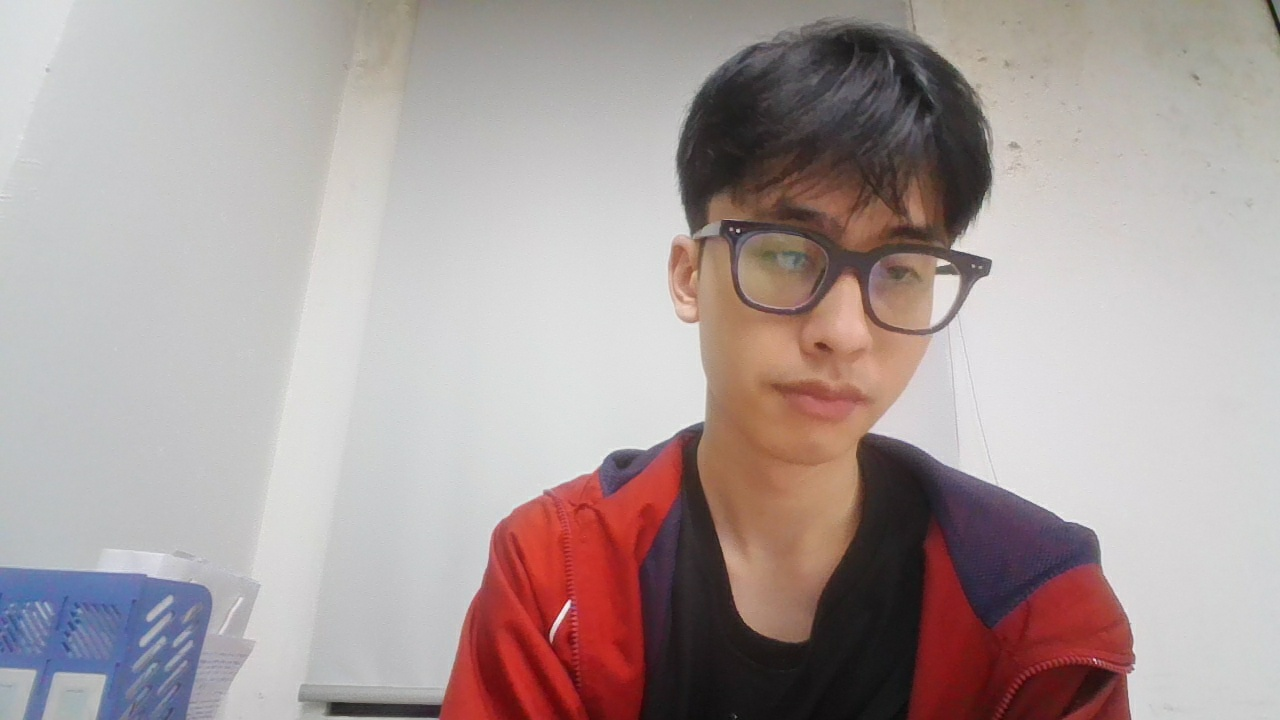
#> input picture AICamera/captured_images/20260225_183442.jpg, 1280 x 720 px; its folder holds only this picture in this run
$ python -i '1.3 Xu li hinh thai hoc.py'   (imports and definitions only)
#> lines starting #> are read from the running program, lines starting #| are printed output that depends on the picture; after the words box and inside, x2 and y2 are one past the last pixel; in counts of white or black regions, pixels touching at a corner belong together
#> further down, picture is the input picture: shape (720, 1280, 3); mean B, G, R 156.8, 158, 171.1
import cv2
import numpy as np
import matplotlib.pyplot as plt
import os

def tach_phan_hoa(img_bgr):
    # 1. Chuyển sang grayscale
    gray = cv2.cvtColor(img_bgr, cv2.COLOR_BGR2GRAY)
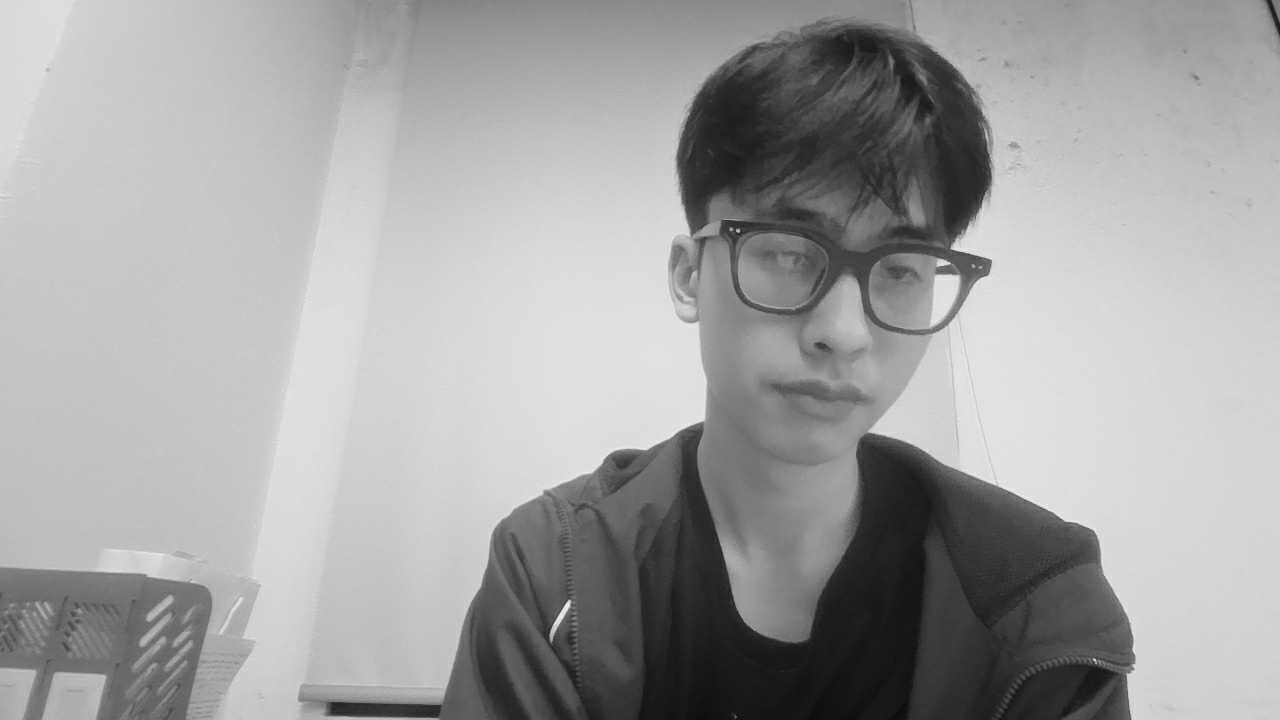
#> gray: shape (720, 1280); min 9, max 242, mean 161.8

    # 2. Làm mờ để giảm nhiễu
    blur = cv2.GaussianBlur(gray, (5,5), 0)

    # 3. Ngưỡng thích nghi để tách nền
    thresh = cv2.adaptiveThreshold(
        blur, 255,
        cv2.ADAPTIVE_THRESH_GAUSSIAN_C,
        cv2.THRESH_BINARY_INV, 99, 7)
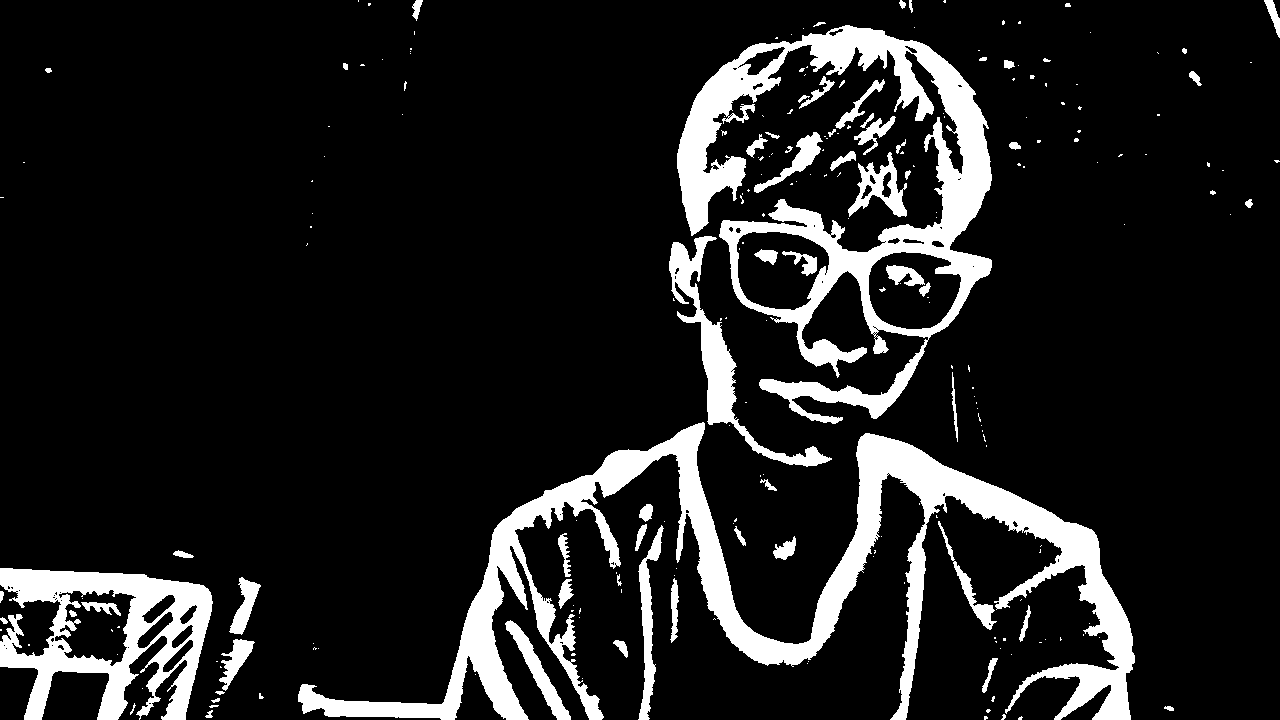
#> thresh: shape (720, 1280); 12.5% white; 233 white regions (165 under 20 px), largest, box (x1, y1, x2, y2) and area: (298, 422, 1135, 720) 45796, (677, 25, 992, 424) 33530, (0, 568, 213, 720) 14918

    # 4. Morphology Closing mạnh hơn + Opening để làm sạch nhiễu
    kernel = cv2.getStructuringElement(cv2.MORPH_ELLIPSE, (15,15))
    mask = cv2.morphologyEx(thresh, cv2.MORPH_CLOSE, kernel, iterations=6)
#> mask: shape (720, 1280); 37.7% white; 14 white regions (8 under 20 px), largest, box (x1, y1, x2, y2) and area: (0, 0, 1216, 720) 337643, (343, 0, 423, 115) 5870, (1197, 160, 1280, 215) 2510, (1250, 0, 1280, 63) 765, (0, 163, 22, 198) 277, (45, 68, 52, 73) 27
    mask = cv2.morphologyEx(mask, cv2.MORPH_OPEN, kernel, iterations=2)
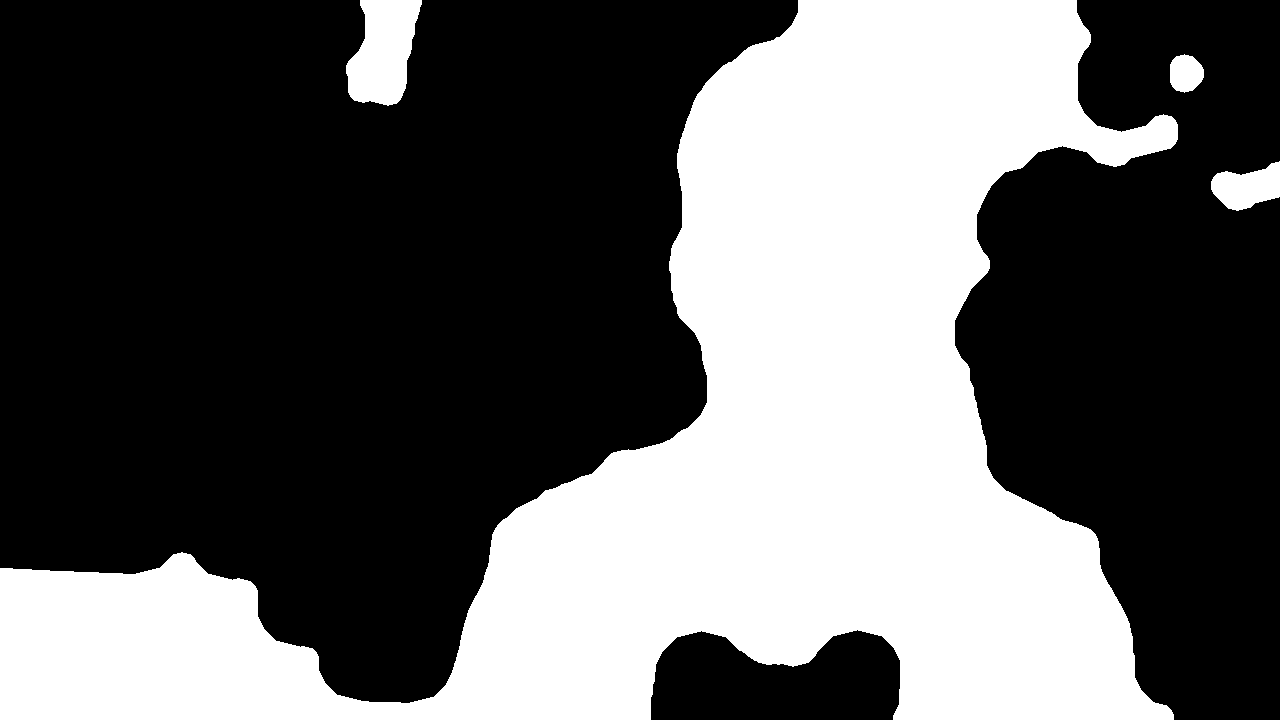
#> mask: shape (720, 1280); 37.4% white; 4 white regions

    # 5. Lấy contour lớn nhất (đối tượng chính)
    contours, _ = cv2.findContours(mask, cv2.RETR_EXTERNAL, cv2.CHAIN_APPROX_SIMPLE)
#> contours = 4 contours; box (x1, y1, x2, y2) and area: (0, 0, 1178, 720) 333326, (346, 0, 422, 106) 5503, (1211, 161, 1280, 211) 2164, (1170, 54, 1204, 93) 973
    contours = sorted(contours, key=cv2.contourArea, reverse=True)

    mask_clean = np.zeros_like(mask)
    if len(contours) > 0:
        cv2.drawContours(mask_clean, [contours[0]], -1, 255, thickness=-1)
#> mask_clean: shape (720, 1280); 36.4% white; 1 white region, box (x1, y1, x2, y2) and area: (0, 0, 1178, 720) 335348

    # 6. Lấp kín các lỗ bên trong đối tượng
    mask_clean = cv2.morphologyEx(mask_clean, cv2.MORPH_CLOSE, kernel, iterations=8)
#> mask_clean: shape (720, 1280); 37.3% white; 1 white region, box (x1, y1, x2, y2) and area: (0, 0, 1178, 720) 343843

    # 7. Giữ lại vùng đối tượng
    result = cv2.bitwise_and(img_bgr, img_bgr, mask=mask_clean)
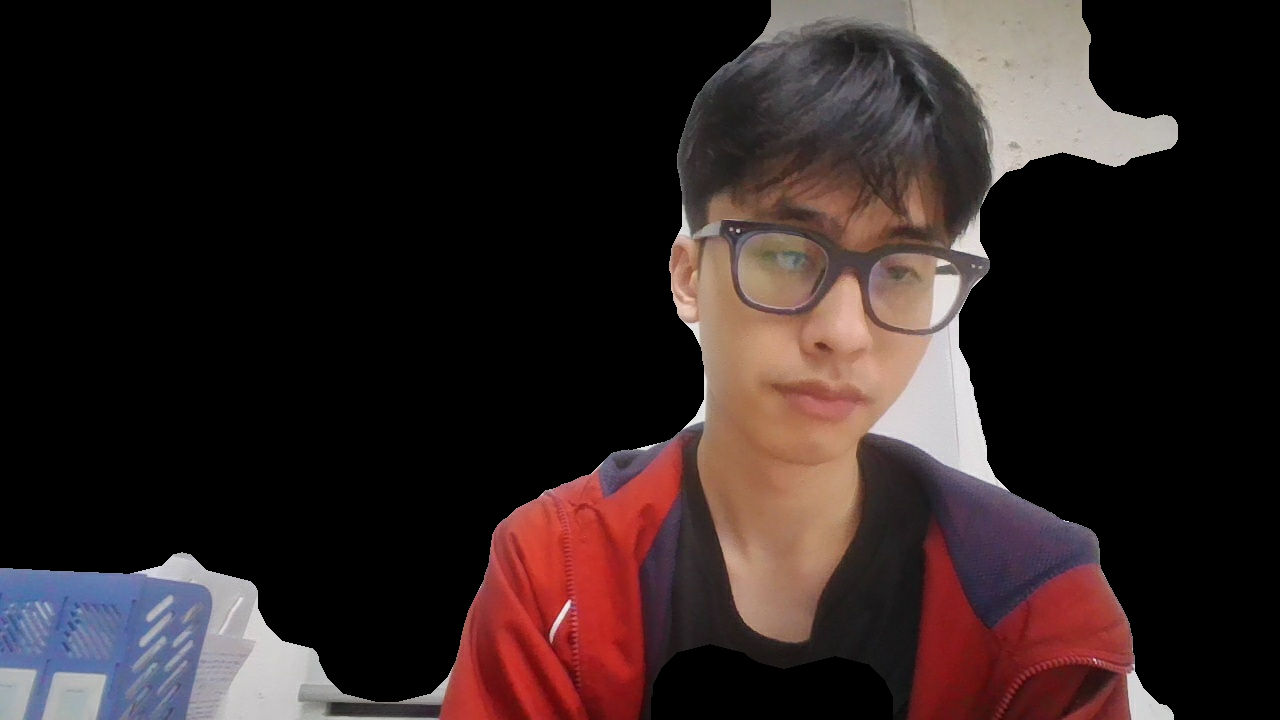
#> result: shape (720, 1280, 3); mean B, G, R 34.4, 35.1, 47.8

    # Trả về các ảnh trung gian
    return thresh, mask, mask_clean, result


# ---- MAIN ----
# [42 lines not run here, left out]

>>> import cv2
>>> picture = cv2.imread('captured_images/20260225_183442.jpg')
>>> result = tach_phan_hoa(picture)

$ run again, on AICamera/captured_images/20260225_183444.jpg
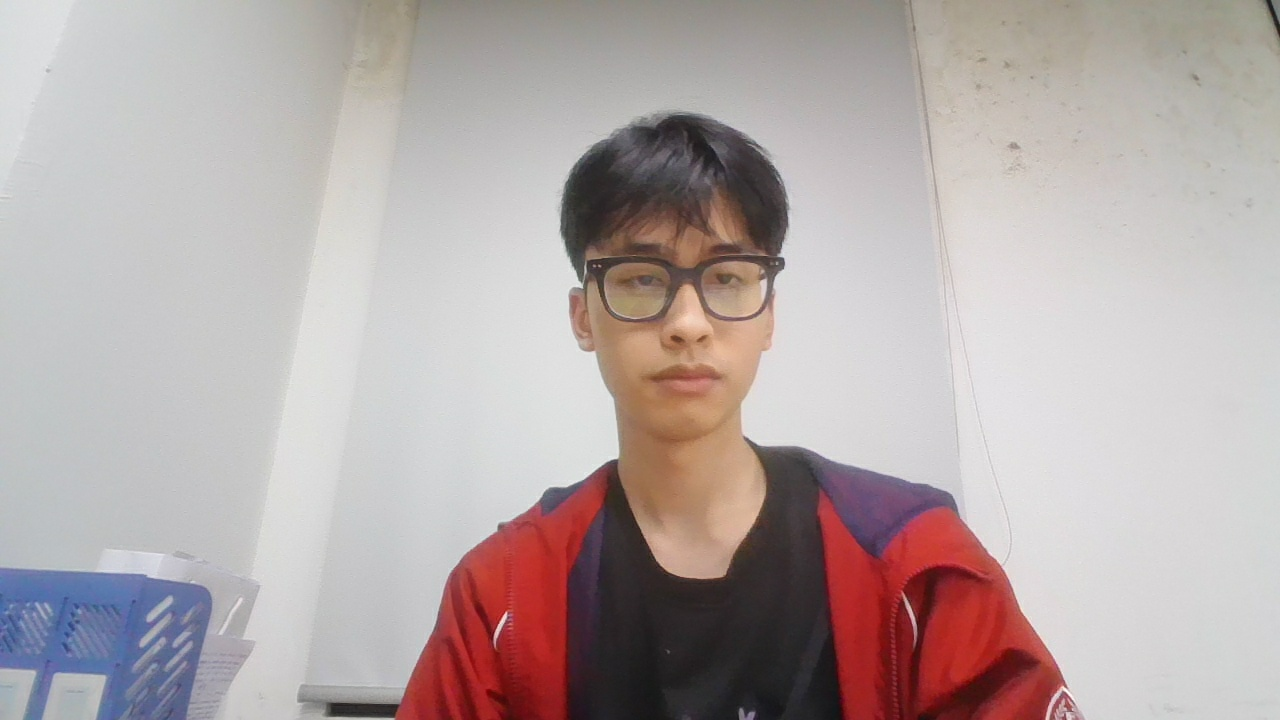
#> input picture AICamera/captured_images/20260225_183444.jpg, 1280 x 720 px
#> picture is the input picture: shape (720, 1280, 3); mean B, G, R 167.7, 168.4, 180.1
#> in tach_phan_hoa, `thresh = cv2.adaptiveThreshold( blur, 255, cv2.ADAPTIVE_THRESH_GAUSSIA..`:
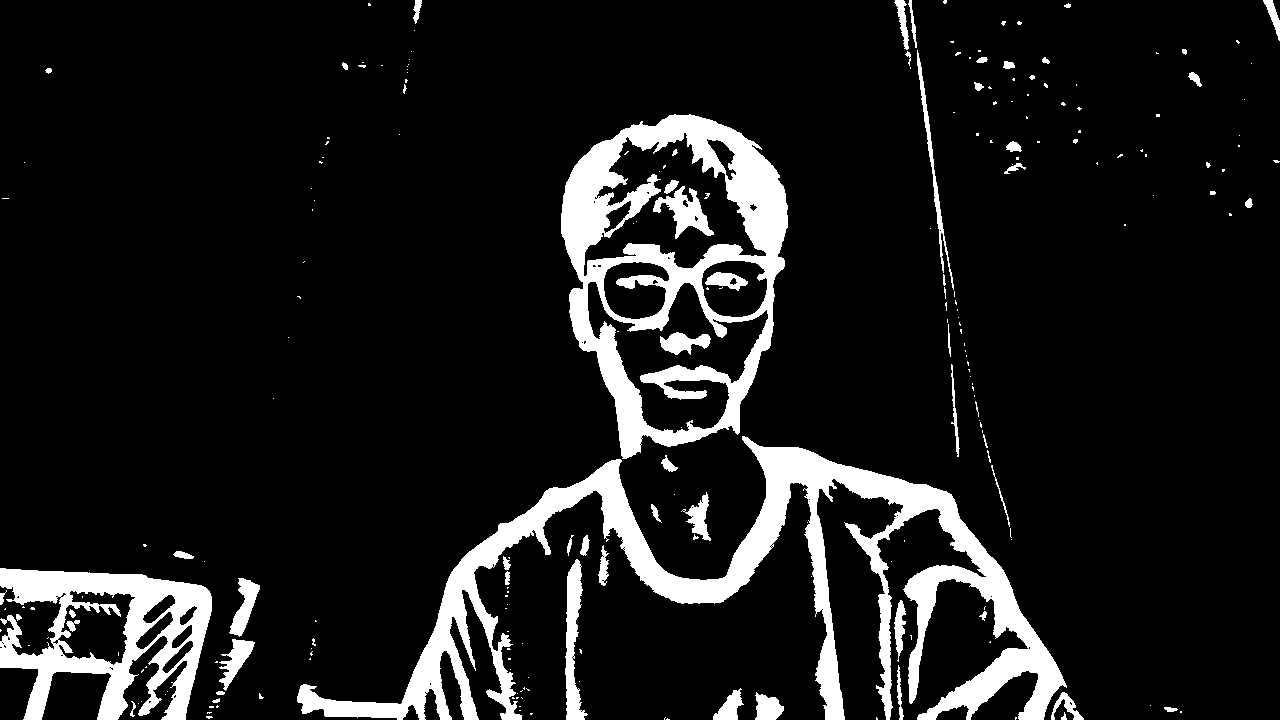
#> thresh: shape (720, 1280); 10.7% white; 232 white regions (168 under 20 px), largest, box (x1, y1, x2, y2) and area: (297, 436, 1067, 720) 41999, (561, 114, 788, 459) 28108, (0, 568, 212, 720) 15037
#> contours = 3 contours; box (x1, y1, x2, y2) and area: (0, 114, 1083, 720) 226568, (895, 0, 1280, 211) 47818, (362, 0, 422, 75) 3232
#> in tach_phan_hoa, `result = cv2.bitwise_and(img_bgr, img_bgr, mask=mask_clean)`:
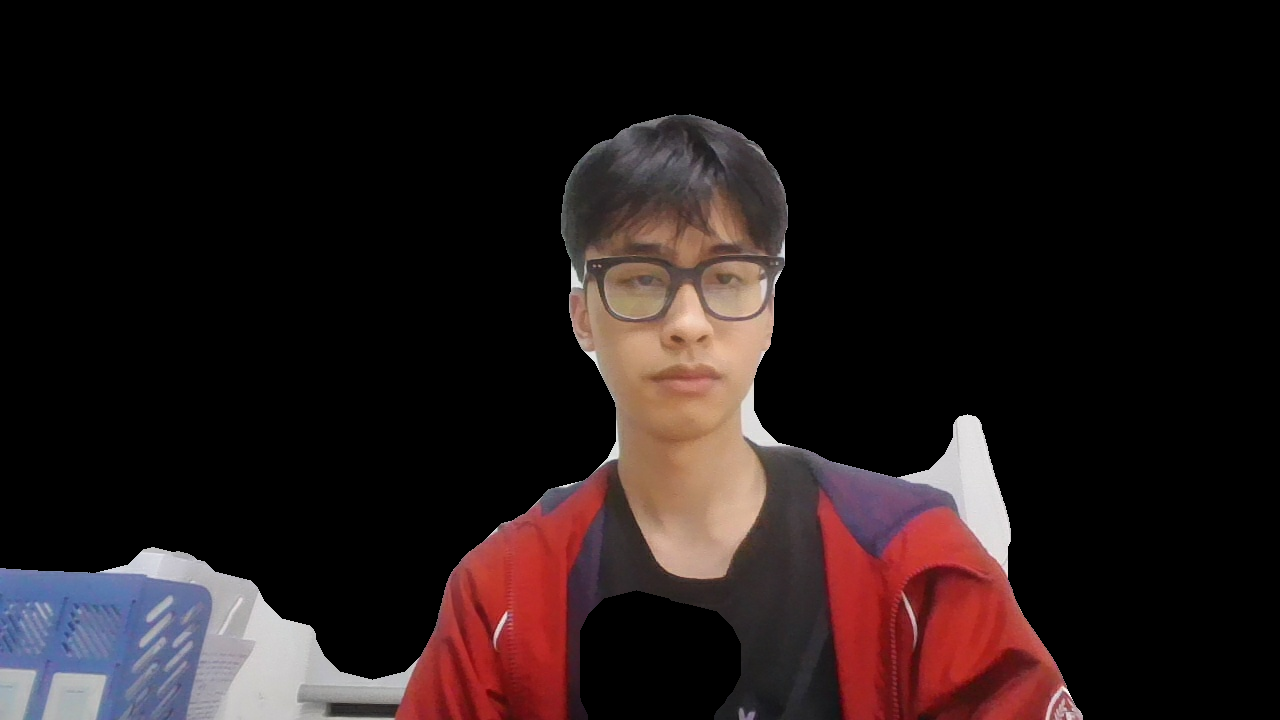
#> result: shape (720, 1280, 3); mean B, G, R 24.6, 24.5, 35.2
